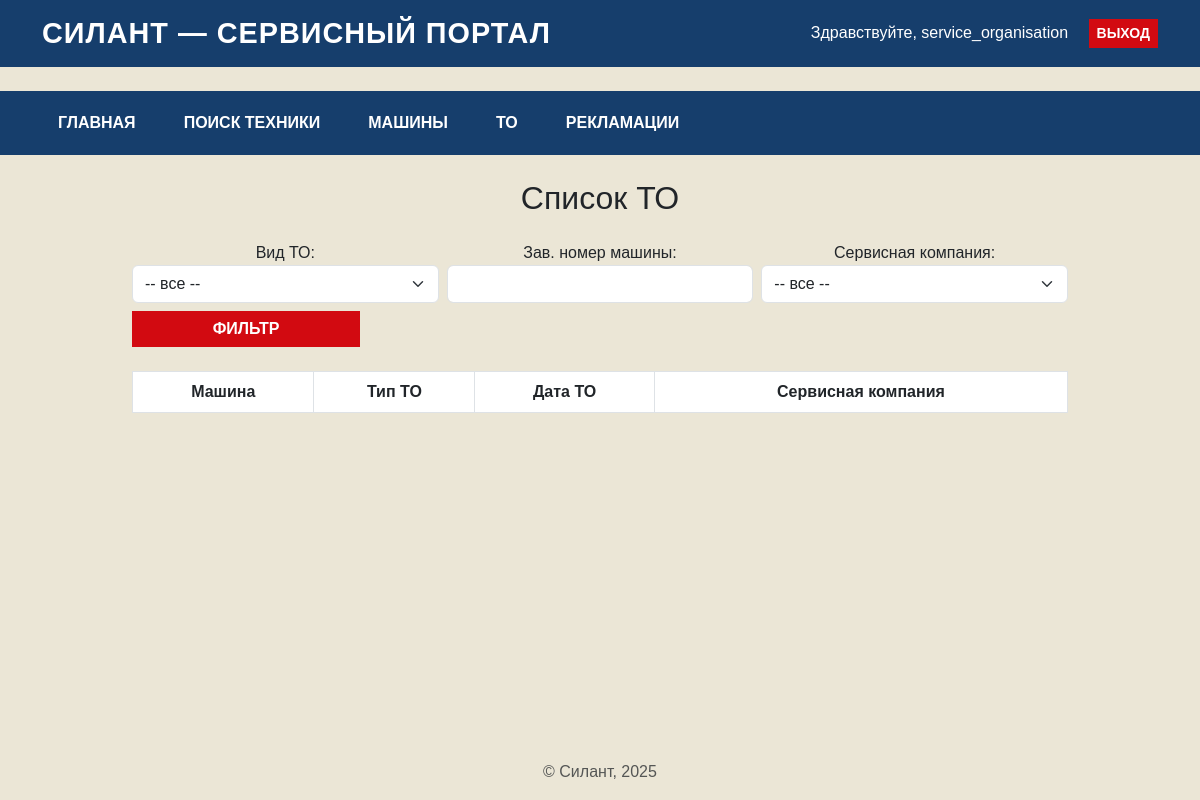
/maintenance/ (signed in), run on an earlier commit of the app's database.
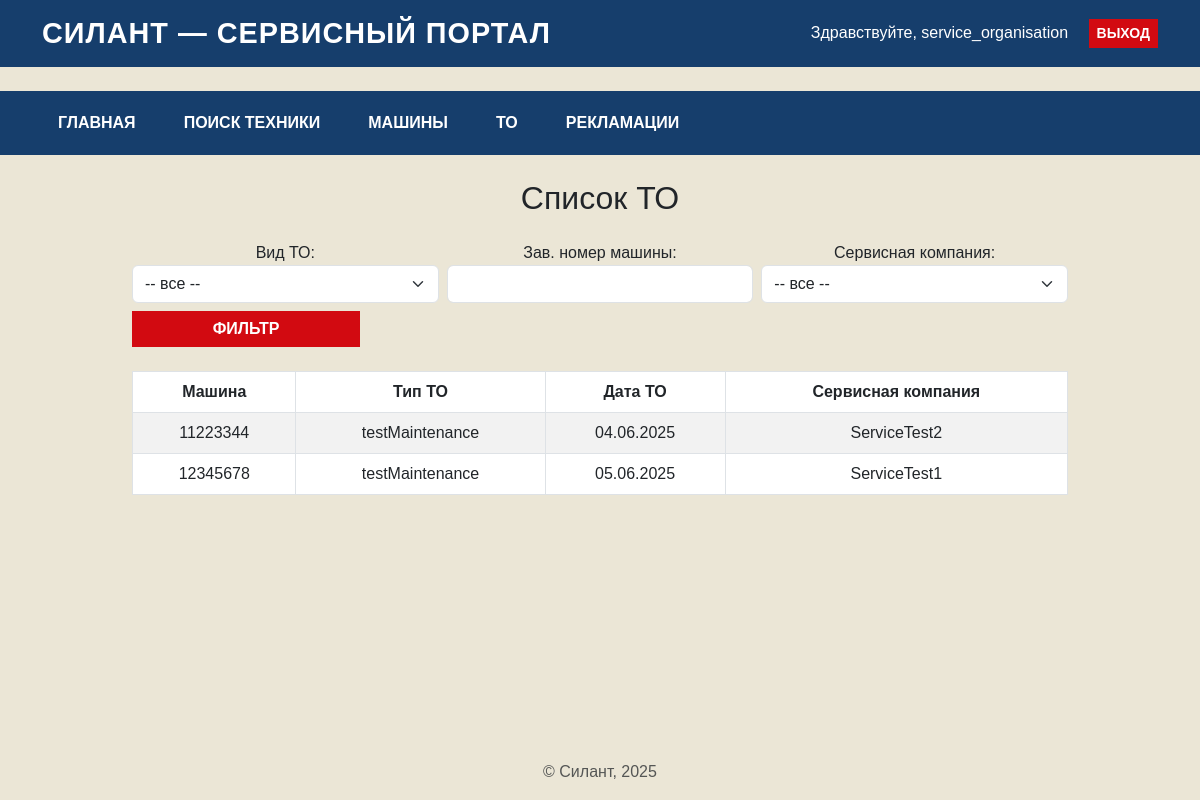
And on a later commit of the database.
### core/models.py (models this page shows, shortened)
class Maintenance(models.Model):
    type = models.ForeignKey(TOType, on_delete=models.SET_NULL, null=True)
    date = models.DateField()
    operating_hours = models.IntegerField()
    order_number = models.CharField(max_length=100)
    order_date = models.DateField()
    service_company = models.ForeignKey(ServiceCompany, on_delete=models.SET_NULL, null=True)
    machine = models.ForeignKey(Machine, on_delete=models.CASCADE)
    is_active = models.BooleanField(default=True)

class Machine(models.Model):
    serial_number = models.CharField(max_length=100)
    model = models.ForeignKey(ModelType, on_delete=models.SET_NULL, null=True)
    engine_model = models.ForeignKey(EngineModel, on_delete=models.SET_NULL, null=True)
    engine_serial = models.CharField(max_length=100)
    transmission_model = models.ForeignKey(TransmissionModel, on_delete=models.SET_NULL, null=True)
    transmission_serial = models.CharField(max_length=100)
    drive_axle_model = models.ForeignKey(DriveAxleModel, on_delete=models.SET_NULL, null=True)
    drive_axle_serial = models.CharField(max_length=100)
    steered_axle_model = models.ForeignKey(SteeredAxleModel, on_delete=models.SET_NULL, null=True)
    steered_axle_serial = models.CharField(max_length=100)
    supply_contract = models.CharField(max_length=255)
    shipment_date = models.DateField()
    customer = models.CharField(max_length=255)
    location = models.CharField(max_length=255)
    additional_equipment = models.TextField(blank=True)
    client = models.ForeignKey(User, on_delete=models.SET_NULL, null=True, related_name='machines_as_client')
    service_company = models.ForeignKey(User, on_delete=models.SET_NULL, null=True, related_name='machines_as_service')
    is_active = models.BooleanField(default=True)

class Reference(models.Model):
    name = models.CharField(max_length=100)
    description = models.TextField(blank=True)
    def __str__(self):
        return self.name

### core/views.py (the view)
# urls.py: path('maintenance/', views.maintenance_list, name='maintenance_list'),
@login_required
def maintenance_list(request):
    maintenance = Maintenance.objects.all().order_by('date')
    to_type = request.GET.get('to_type')
    serial = request.GET.get('serial')
    service = request.GET.get('service')
    if to_type:
        maintenance = maintenance.filter(type__id=to_type)
    if serial:
        maintenance = maintenance.filter(machine__serial_number__icontains=serial)
    if service:
        maintenance = maintenance.filter(service_company__id=service)
    context = {
        'maintenance': maintenance,
        'to_types': TOType.objects.all(),
        'services': ServiceCompany.objects.all(),
        'selected': request.GET
    }
    return render(request, 'core/maintenance_list.html', context)

### core/templates/core/maintenance_list.html (shortened to what this page needs)
{% extends 'core/base.html' %}
{% block content %}
<h2 class="mb-4 text-center">Список ТО</h2>
<form method="get" class="mb-4 row g-2">
  <div class="col-md-4">
    <label>Вид ТО:</label>
    <select name="to_type" class="form-select">
      <option value="">-- все --</option>
    </select>
  </div>
  <div class="col-md-4">
    <label>Зав. номер машины:</label>
    <input type="text" name="serial" class="form-control" value="{{ request.GET.serial }}">
  </div>
  <div class="col-md-4">
    <label>Сервисная компания:</label>
    <select name="service" class="form-select">
      <option value="">-- все --</option>
    </select>
  </div>
  <div class="col-md-3 align-self-end">
    <button type="submit" class="btn btn-primary w-100">Фильтр</button>
  </div>
</form>
<table id="myTable" class="table table-striped table-bordered">
  <thead>
    <tr>
      <th>Машина</th>
      <th>Тип ТО</th>
      <th>Дата ТО</th>
      <th>Сервисная компания</th>
    </tr>
  </thead>
  <tbody>
    {% for item in maintenance %}
      <tr onclick="window.location.href='{% url 'maintenance_detail' item.pk %}'" style="cursor: pointer;">
        <td>{{ item.machine.serial_number }}</td>
        <td>{{ item.type }}</td>
        <td>{{ item.date|date:"d.m.Y" }}</td>
        <td>{{ item.service_company }}</td>
      </tr>
    {% endfor %}
  </tbody>
</table>
{% endblock %}

### core/templates/core/base.html (shortened to what this page needs)
<!DOCTYPE html>
<html lang="ru">
<head>
  <link href="https://cdn.jsdelivr.net/npm/bootstrap@5.3.0/dist/css/bootstrap.min.css" rel="stylesheet">
  <link href="https://fonts.cdnfonts.com/css/pt-astra-sans" rel="stylesheet">
  <link rel="stylesheet" href="https://cdn.datatables.net/1.13.4/css/jquery.dataTables.min.css">
</head>
<body>
  <header class="p-3 mb-4">
    <div class="container d-flex justify-content-between align-items-center">
      <h1 class="m-0">СИЛАНТ — СЕРВИСНЫЙ ПОРТАЛ</h1>
      <div>
        {% if user.is_authenticated %}
          <span class="me-3">Здравствуйте, {{ user.username }}</span>
          <form method="post" action="{% url 'logout' %}" style="display:inline;">
            <button type="submit" class="btn btn-sm btn-danger">Выход</button>
          </form>
        {% else %}
          <a href="{% url 'login' %}" class="btn btn-sm btn-light">Вход</a>
        {% endif %}
      </div>
    </div>
  </header>
  <nav class="bg-dark">
    <div class="container d-flex py-2">
      <a class="nav-link me-3" href="{% url 'index' %}">Главная</a>
      <a class="nav-link me-3" href="{% url 'machine_search' %}">Поиск техники</a>
      {% if user.is_authenticated %}
        <a class="nav-link me-3" href="{% url 'machine_list' %}">Машины</a>
        <a class="nav-link me-3" href="{% url 'maintenance_list' %}">ТО</a>
        <a class="nav-link me-3" href="{% url 'claim_list' %}">Рекламации</a>
      {% endif %}
    </div>
  </nav>
  <main class="container mt-4">
    {% block content %}
    {% endblock %}
  </main>
  <footer class="mt-5 p-3 text-center text-muted">
    &copy; Силант, 2025
  </footer>
</body>
</html>

### core/templates/core/base.html (style rules this page uses)
html, body { height: 100%; }
main.container { flex: 1; }
body { display: flex; flex-direction: column; min-height: 100vh; font-family: 'PT Astra Sans', sans-serif; background-color: #EBE6D6; }
header { background-color: #163E6C; color: white; }
header h1 { font-weight: bold; letter-spacing: 1px; text-transform: uppercase; font-size: 1.8rem; }
a, .nav-link { color: white; font-weight: bold; text-transform: uppercase; }
.btn-primary, .btn-danger { background-color: #D20A11; border: none; font-weight: bold; border-radius: 0; text-transform: uppercase; }
.bg-dark { background-color: #163E6C !important; }
nav .nav-link { padding: 0.75rem 1rem; font-size: 1rem; }
main.container { max-width: 960px; text-align: center; }

What changed in the data, as far as the page shows it:
added Maintenance: machine.serial_number "11223344", type "testMaintenance", date "04.06.2025", service_company "ServiceTest2"
added Maintenance: machine.serial_number "12345678", type "testMaintenance", date "05.06.2025", service_company "ServiceTest1"
